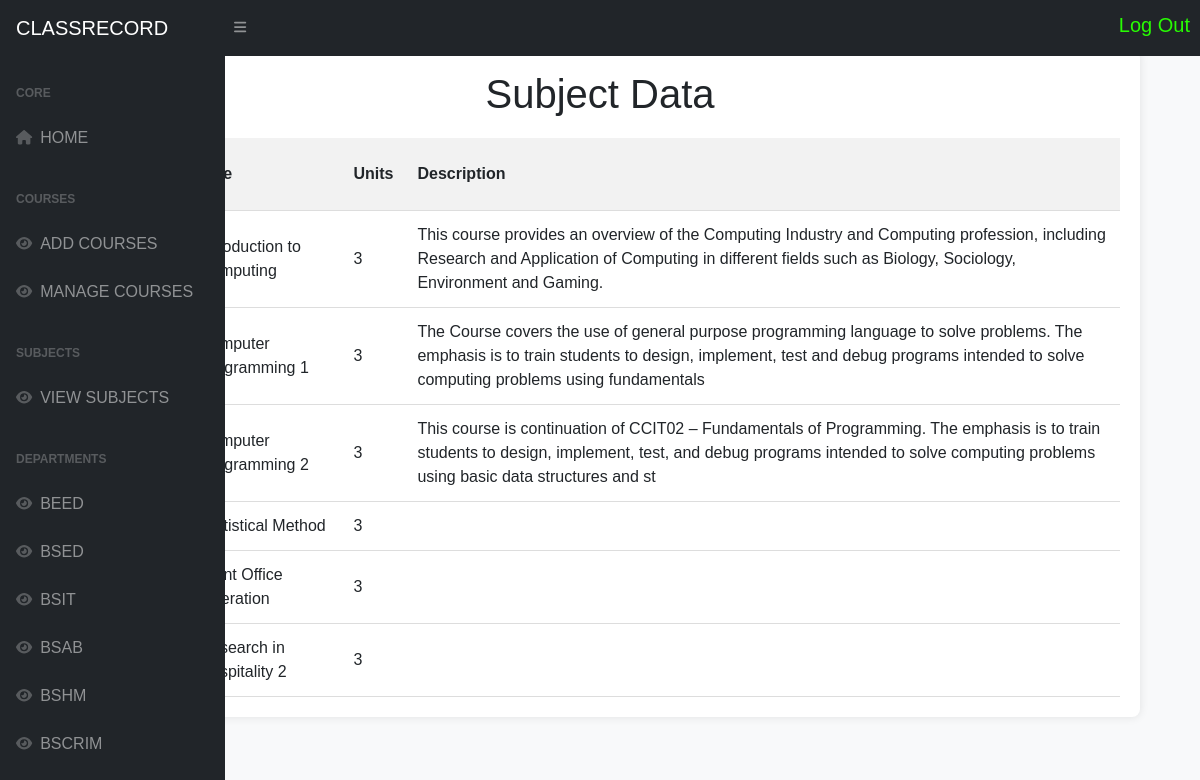
/adminviewsubjects.php, run on the app's committed database.
### tables this page shows
CREATE TABLE `tblsubjects` (
  `subjectID` int(11) NOT NULL,
  `course_number` varchar(225) NOT NULL,
  `descriptive_title` varchar(225) NOT NULL,
  `credit_units` int(10) NOT NULL,
  `course_description` varchar(225) NOT NULL,
  `class_course` varchar(225) NOT NULL,
  `semester` varchar(225) NOT NULL,
  `laboratory` varchar(25) NOT NULL,
  `year` varchar(225) NOT NULL
);

### adminviewsubjects.php (the view, shortened to what this page needs)
<?php
include 'adminsidebar.php';
include 'adminnavbar.php';
$host = 'localhost';
$username = 'root';
$password = '';
$database = 'classrecord';
$conn = new mysqli($host, $username, $password, $database);
$sql = "SELECT * FROM tblsubjects";
$stmt = $conn->prepare($sql);
$stmt->execute();
$result = $stmt->get_result();
?>
<!DOCTYPE html>
<html lang="en">
<head>
</head>
<body>
<div class="container">
    <h1>Subject Data</h1>
    <table id="subjectTable">
        <thead>
            <tr>
                <th onclick="sortTable(0)">Course Number</th>
                <th onclick="sortTable(1)">Title</th>
                <th onclick="sortTable(2)">Units</th>
                <th onclick="sortTable(2)">Description</th>
            </tr>
        </thead>
        <tbody>
            <?php
            while ($row = $result->fetch_assoc()) {
                echo '<tr>';
                echo '<td>' . $row['course_number'] . '</td>';
                echo '<td>' . $row['descriptive_title'] . '</td>';
                echo '<td>' . $row['credit_units'] . '</td>';
                echo '<td>' . $row['course_description'] . '</td>';
                echo '</tr>';
            }
            ?>
        </tbody>
    </table>
</div>
</body>
</html>

### adminsidebar.php (shortened to what this page needs)
<!DOCTYPE html>
<html lang="en">
<head>
    <link href="https://stackpath.bootstrapcdn.com/bootstrap/5.2.3/css/bootstrap.min.css" rel="stylesheet">
    <link href="https://use.fontawesome.com/releases/v6.3.0/css/all.css" rel="stylesheet">
</head>
<body class="sb-nav-fixed">
<div id="layoutSidenav">
    <div id="layoutSidenav_nav">
        <nav class="sb-sidenav accordion sb-sidenav-dark" id="sidenavAccordion">
            <div class="sb-sidenav-menu">
                <div class="nav">
                    <div class="sb-sidenav-menu-heading">Core</div>
                    <a class="nav-link" href="adminhome.php">
                        <div class="sb-nav-link-icon"><i class="fas fa-home"></i></div>
                        HOME
                    </a>
                     <div class="sb-sidenav-menu-heading">Courses</div>
                    <a class="nav-link" href="addcourse.php">
                        <div class="sb-nav-link-icon"><i class="fas fa-eye"></i></div>
                        ADD COURSES
                    </a>
                    <a class="nav-link" href="managecourse.php">
                        <div class="sb-nav-link-icon"><i class="fas fa-eye"></i></div>
                         MANAGE COURSES
                    </a>
                    <div class="sb-sidenav-menu-heading">Subjects</div>
                    <a class="nav-link" href="adminviewsubjects.php">
                        <div class="sb-nav-link-icon"><i class="fas fa-eye"></i></div>
                        VIEW SUBJECTS
                    </a>
                    <div class="sb-sidenav-menu-heading">Departments</div>
                    <a class="nav-link" href="adminBEED.php">
                        <div class="sb-nav-link-icon"><i class="fas fa-eye"></i></div>
                        BEED
                    </a>
                    <a class="nav-link" href="adminBSED.php">
                        <div class="sb-nav-link-icon"><i class="fas fa-eye"></i></div>
                        BSED
                    </a>
                    <a class="nav-link" href="adminBSIT.php">
                        <div class="sb-nav-link-icon"><i class="fas fa-eye"></i></div>
                        BSIT
                    </a>
                    <a class="nav-link" href="adminBSAB.php">
                        <div class="sb-nav-link-icon"><i class="fas fa-eye"></i></div>
                        BSAB
                    </a>
                    <a class="nav-link" href="adminBSHM.php">
                        <div class="sb-nav-link-icon"><i class="fas fa-eye"></i></div>
                        BSHM
                    </a>
                  <a class="nav-link" href="adminCRIM.php">
                        <div class="sb-nav-link-icon"><i class="fas fa-eye"></i></div>
                        BSCRIM
                    </a>
                </div>
            </div>
        </nav>
    </div>
</div>
</body>
</html>

### adminnavbar.php (shortened to what this page needs)
<nav class="sb-topnav navbar navbar-expand navbar-dark bg-dark">
            <a class="navbar-brand ps-3" href="adminhome.php">CLASSRECORD</a>
            <button class="btn btn-link btn-sm order-1 order-lg-0 me-4 me-lg-0" id="sidebarToggle" href="#!"><i class="fas fa-bars"></i></button>
           <ul class="navbar-nav ms-auto ms-md-0 me-3 me-lg-4">
                <li class="nav-item">
                <a href="#" id="logoutBtn" style="position: absolute; top: 10px; right: 10px; color: #28fc03; text-decoration: none; font-size: 20px;">Log Out</a>
                </li>
            </ul>
        </nav>
        <head>
        <link href="https://cdn.jsdelivr.net/npm/simple-datatables@7.1.2/dist/style.min.css" rel="stylesheet" />
        <link href="css/styles.css" rel="stylesheet" />
    </head>

### adminviewsubjects.php (style rules this page uses)
body { font-family: Arial, sans-serif; margin: 0; padding: 0; background-color: #f8f9fa; }
.container { width: 90%; margin: 50px auto; background-color: #fff; border-radius: 8px; box-shadow: 0 0 10px rgba(0, 0, 0, 0.1); overflow-x: auto; padding: 20px; }
h1 { text-align: center; margin-bottom: 20px; }
table { width: 100%; border-collapse: collapse; }
th, td { padding: 12px; border-bottom: 1px solid #ddd; text-align: left; cursor: pointer; }
th { background-color: #f2f2f2; }

### data on the page
tblsubjects: descriptive_title "Introduction to Computing", credit_units "3", course_description "This course provides an overview of the Computing Industry and Computing profession, including Research and Application of Computing in different fields such as Biology, Sociology, Environment and Gaming."
tblsubjects: descriptive_title "Computer Programming 1", credit_units "3", course_description "The Course covers the use of general purpose programming language to solve problems. The emphasis is to train students to design, implement, test and debug programs intended to solve computing problems using fundamentals"
tblsubjects: descriptive_title "Computer Programming 2", credit_units "3", course_description "This course is continuation of CCIT02 – Fundamentals of Programming. The emphasis is to train students to design, implement, test, and debug programs intended to solve computing problems using basic data structures and st"
tblsubjects: descriptive_title "Statistical Method", credit_units "3"
tblsubjects: descriptive_title "Front Office Operation", credit_units "3"
tblsubjects: descriptive_title "Research in Hospitality 2", credit_units "3"
